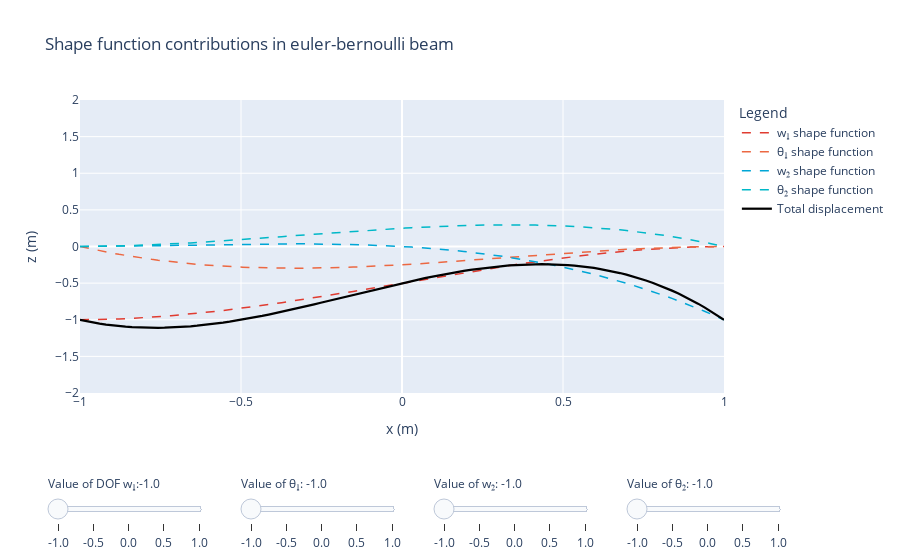

Notebook code cell kept with this figure:
### Code cell
# imports
import plotly.graph_objects as go
import numpy as np

# Problem definition
x1 = -1.0
x2 = 1.0
h = x2-x1
x = np.linspace(x1, x2, 100)

#Shape Functions
N1 = (-(x-x2)**2 *(-h+2*(x1-x)))/h**3
N2 = (-(x-x1)**2 *(-h+2*(x2-x)))/h**3
M1 = (x-x2)**2 *(x-x1)/h**2
M2 = (x-x1)**2 *(x-x2)/h**2
N = np.array([N1,N2,M1,M2])

displ_range = np.linspace(x1, x2, 5)  ## Make slider range more standard -1 to 1
a_e = [displ_range for _ in range(4)]   #[u1,theta1,u2,theta]
# ----------------------------------- Plot ----------------------------------- #
fig = go.Figure()
line_width = 1.5
for dof in displ_range:
    fig.add_trace(
        go.Scatter(
            visible=False,
            x=x,
            y=N1 * dof,
            name="w₁ shape function",
            line=dict(color="#E03C31", dash="dash", width=line_width)
        )
    )
    fig.add_trace(
        go.Scatter(
            visible=False,
            x=x,
            y=M1 * dof,
            name="θ₁ shape function",
            line=dict(color="#EC6842", dash="dash", width=line_width)
        )
    )
    fig.add_trace(
        go.Scatter(
            visible=False,
            x=x,
            y=N2 * dof,
            name="w₂ shape function",
            line=dict(color="#00A6D6", dash="dash", width=line_width)
        )
    )
    fig.add_trace(
        go.Scatter(
            visible=False,
            x=x,
            y=M2 * dof,
            name="θ₂ shape function",
            line=dict(color="#00B8C8", dash="dash", width=line_width)
        )
    ) 
    a_e = np.full((4, 1), dof)
    fig.add_trace(
        go.Scatter(
            visible=False,
            x=x,
            y=(N.T @ a_e).flatten(),
            name="Total displacement",
            line=dict(color="black", width=line_width*1.5)
        )
    )

traces_per_step = 5 # Number of traces per value of a
active_a_index = 0 # Initial index number for plotted traces when loading the plot

# Update shown traces
for i in range(traces_per_step):
    fig.data[i].visible = True
steps = []
for i in range(0, displ_range.shape[0]):
    visarray = [False] * len(fig.data)
    visarray[traces_per_step*i:traces_per_step*(i+1)] = [True] * traces_per_step
    step = dict(
        method="update",
        args=[{"visible": visarray}],
        label=str(round(displ_range[i], 1))
    )
    steps.append(step)


slider_width = 0.25  # Adjust as needed
sliders = [
    dict(
        active=active_a_index,
        currentvalue={"prefix": "Value of DOF w₁:"},
        steps=steps,
        x=-0.05,
        y=-0.2,
        len=slider_width  # Specify the width of the slider
    ),
    dict(
        active=active_a_index,
        currentvalue={"prefix": "Value of θ₁: "},
        steps=steps,
        x=0.25,
        y=-0.2,
        len=slider_width
    ),
    dict(
        active=active_a_index,
        currentvalue={"prefix": "Value of w₂: "},
        steps=steps,
        x=0.55,
        y=-0.2,
        len=slider_width
    ),
    dict(
        active=active_a_index,
        currentvalue={"prefix": "Value of θ₂: "},
        steps=steps,
        x=0.85,
        y=-0.2,
        len=slider_width
    )
]

# Update plot characteristics
fig.update_layout(
    sliders=sliders,
    legend_title="Legend",
)
fig.update_xaxes(title_text='x (m)', range=[-1, 1])  ##?? Why plot from -1 to 1
fig.update_yaxes(title_text='z (m)', range=[-2, 2])
fig.update_layout(
    title="Shape function contributions in euler-bernoulli beam",
    sliders=sliders,
    legend_title="Legend"
)

fig
